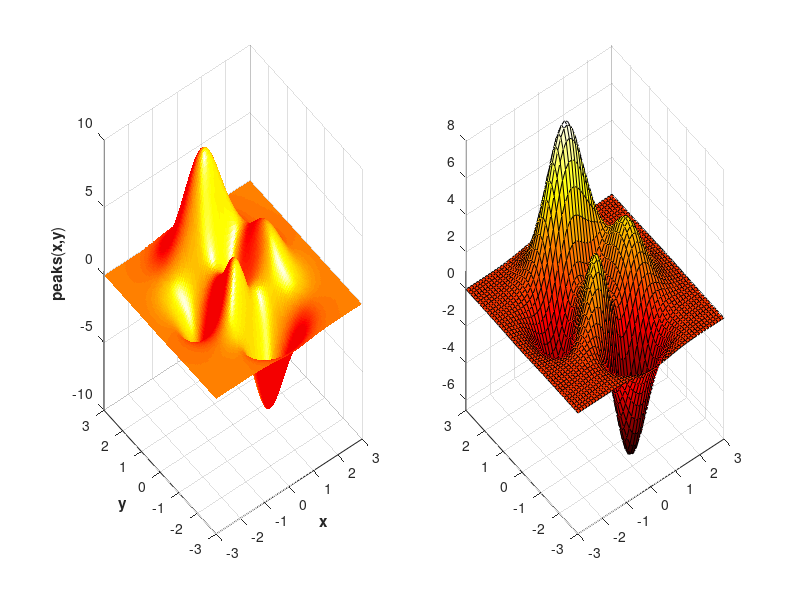

Here is the MATLAB script that generated this plot:
[x,y]=meshgrid(-3:.05:3,-3:.05:3);
z=peaks(x,y);
subplot(1,2,1)
surfl(x,y,z) %plots to a new figure
colormap(hot);
axis([-3 3 -3 3 -10 10]); %X,Y,Z axis limits
shading flat %remove grid lines
xlabel('{\bfx}'); %{\bf...} set labels in bold font
ylabel('{\bfy}');
zlabel('{\bfpeaks}({\bfx,y})')
subplot(1,2,2)
peaks